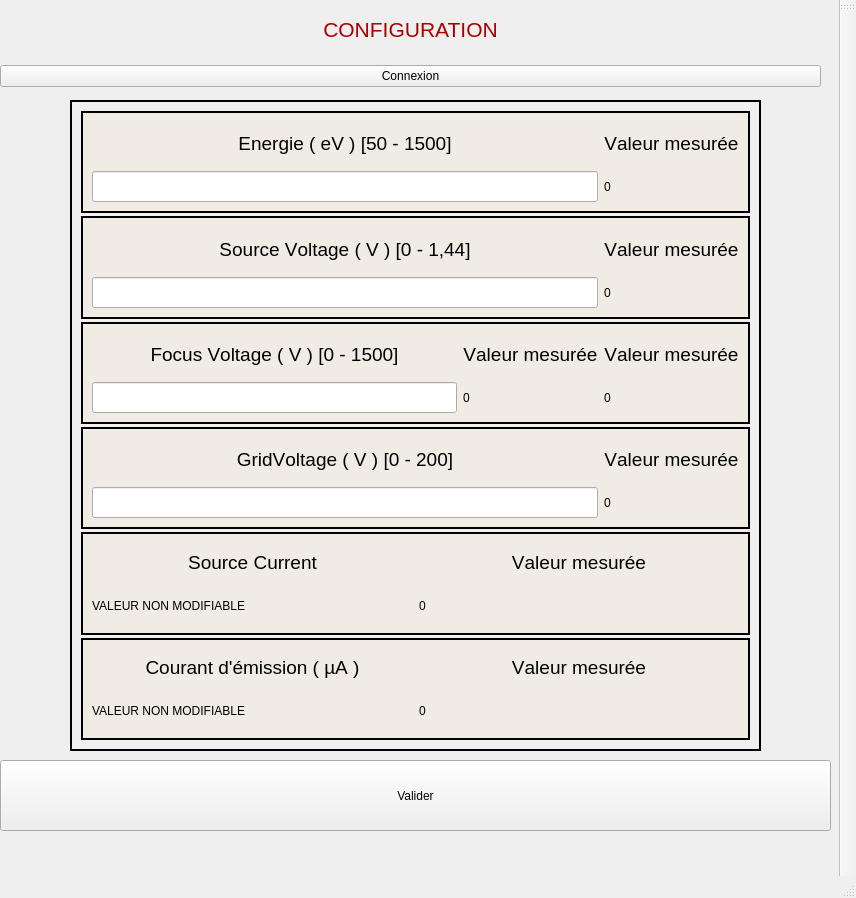
<?xml version="1.0" encoding="UTF-8"?>
<ui version="4.0">
 <class>MainWindow</class>
 <widget class="QMainWindow" name="MainWindow">
  <property name="geometry">
   <rect>
    <x>0</x>
    <y>0</y>
    <width>856</width>
    <height>898</height>
   </rect>
  </property>
  <property name="windowTitle">
   <string>MainWindow</string>
  </property>
  <widget class="QWidget" name="centralwidget">
   <widget class="QWidget" name="verticalLayoutWidget">
    <property name="geometry">
     <rect>
      <x>0</x>
      <y>0</y>
      <width>821</width>
      <height>87</height>
     </rect>
    </property>
    <layout class="QVBoxLayout" name="Header">
     <item>
      <widget class="QLabel" name="label_1">
       <property name="styleSheet">
        <string notr="true">color: rgb(170, 0, 0);
border-color: rgb(0, 0, 255);</string>
       </property>
       <property name="text">
        <string>&lt;html&gt;&lt;head/&gt;&lt;body&gt;&lt;p align=&quot;center&quot;&gt;&lt;span style=&quot; font-size:16pt;&quot;&gt;CONFIGURATION&lt;/span&gt;&lt;/p&gt;&lt;/body&gt;&lt;/html&gt;</string>
       </property>
      </widget>
     </item>
     <item>
      <widget class="QPushButton" name="pushButtonConnexion">
       <property name="styleSheet">
        <string notr="true">font: 15pt &quot;Segoe UI&quot;;</string>
       </property>
       <property name="text">
        <string>Connexion</string>
       </property>
      </widget>
     </item>
    </layout>
   </widget>
   <widget class="QFrame" name="frame1">
    <property name="geometry">
     <rect>
      <x>70</x>
      <y>100</y>
      <width>691</width>
      <height>651</height>
     </rect>
    </property>
    <property name="minimumSize">
     <size>
      <width>16</width>
      <height>196</height>
     </size>
    </property>
    <property name="palette">
     <palette>
      <active/>
      <inactive/>
      <disabled/>
     </palette>
    </property>
    <property name="autoFillBackground">
     <bool>false</bool>
    </property>
    <property name="styleSheet">
     <string notr="true">
border-color: rgb(0, 0, 255);</string>
    </property>
    <property name="frameShape">
     <enum>QFrame::Shape::WinPanel</enum>
    </property>
    <property name="frameShadow">
     <enum>QFrame::Shadow::Plain</enum>
    </property>
    <property name="lineWidth">
     <number>1</number>
    </property>
    <property name="midLineWidth">
     <number>0</number>
    </property>
    <layout class="QVBoxLayout" name="verticalLayout_2">
     <property name="spacing">
      <number>3</number>
     </property>
     <item>
      <widget class="QFrame" name="frameEnergie">
       <property name="palette">
        <palette>
         <active>
          <colorrole role="Base">
           <brush brushstyle="SolidPattern">
            <color alpha="255">
             <red>255</red>
             <green>255</green>
             <blue>255</blue>
            </color>
           </brush>
          </colorrole>
          <colorrole role="Window">
           <brush brushstyle="SolidPattern">
            <color alpha="255">
             <red>240</red>
             <green>236</green>
             <blue>227</blue>
            </color>
           </brush>
          </colorrole>
         </active>
         <inactive>
          <colorrole role="Base">
           <brush brushstyle="SolidPattern">
            <color alpha="255">
             <red>255</red>
             <green>255</green>
             <blue>255</blue>
            </color>
           </brush>
          </colorrole>
          <colorrole role="Window">
           <brush brushstyle="SolidPattern">
            <color alpha="255">
             <red>240</red>
             <green>236</green>
             <blue>227</blue>
            </color>
           </brush>
          </colorrole>
         </inactive>
         <disabled>
          <colorrole role="Base">
           <brush brushstyle="SolidPattern">
            <color alpha="255">
             <red>240</red>
             <green>236</green>
             <blue>227</blue>
            </color>
           </brush>
          </colorrole>
          <colorrole role="Window">
           <brush brushstyle="SolidPattern">
            <color alpha="255">
             <red>240</red>
             <green>236</green>
             <blue>227</blue>
            </color>
           </brush>
          </colorrole>
         </disabled>
        </palette>
       </property>
       <property name="autoFillBackground">
        <bool>true</bool>
       </property>
       <property name="frameShape">
        <enum>QFrame::Shape::WinPanel</enum>
       </property>
       <property name="frameShadow">
        <enum>QFrame::Shadow::Plain</enum>
       </property>
       <property name="lineWidth">
        <number>1</number>
       </property>
       <layout class="QGridLayout" name="_10">
        <property name="spacing">
         <number>6</number>
        </property>
        <item row="0" column="0">
         <widget class="QLabel" name="labelEnergie">
          <property name="font">
           <font>
            <pointsize>14</pointsize>
            <bold>false</bold>
            <strikeout>false</strikeout>
            <kerning>false</kerning>
           </font>
          </property>
          <property name="text">
           <string>Energie ( eV ) [50 - 1500]</string>
          </property>
          <property name="alignment">
           <set>Qt::AlignmentFlag::AlignCenter</set>
          </property>
         </widget>
        </item>
        <item row="1" column="0">
         <widget class="QLineEdit" name="lineEditEnergie">
          <property name="font">
           <font>
            <pointsize>14</pointsize>
            <bold>true</bold>
            <strikeout>false</strikeout>
            <kerning>false</kerning>
           </font>
          </property>
         </widget>
        </item>
        <item row="0" column="1">
         <widget class="QLabel" name="valeurMesurer">
          <property name="font">
           <font>
            <pointsize>14</pointsize>
            <bold>false</bold>
            <strikeout>false</strikeout>
            <kerning>false</kerning>
           </font>
          </property>
          <property name="text">
           <string>Valeur mesurée</string>
          </property>
          <property name="alignment">
           <set>Qt::AlignmentFlag::AlignCenter</set>
          </property>
         </widget>
        </item>
        <item row="1" column="1">
         <widget class="QLabel" name="valeurMesurerEnergie">
          <property name="styleSheet">
           <string notr="true">font: 20pt &quot;Segoe UI&quot;;</string>
          </property>
          <property name="text">
           <string>0</string>
          </property>
         </widget>
        </item>
       </layout>
      </widget>
     </item>
     <item>
      <widget class="QFrame" name="frameSourceVoltage">
       <property name="palette">
        <palette>
         <active>
          <colorrole role="Base">
           <brush brushstyle="SolidPattern">
            <color alpha="255">
             <red>255</red>
             <green>255</green>
             <blue>255</blue>
            </color>
           </brush>
          </colorrole>
          <colorrole role="Window">
           <brush brushstyle="SolidPattern">
            <color alpha="255">
             <red>240</red>
             <green>236</green>
             <blue>227</blue>
            </color>
           </brush>
          </colorrole>
         </active>
         <inactive>
          <colorrole role="Base">
           <brush brushstyle="SolidPattern">
            <color alpha="255">
             <red>255</red>
             <green>255</green>
             <blue>255</blue>
            </color>
           </brush>
          </colorrole>
          <colorrole role="Window">
           <brush brushstyle="SolidPattern">
            <color alpha="255">
             <red>240</red>
             <green>236</green>
             <blue>227</blue>
            </color>
           </brush>
          </colorrole>
         </inactive>
         <disabled>
          <colorrole role="Base">
           <brush brushstyle="SolidPattern">
            <color alpha="255">
             <red>240</red>
             <green>236</green>
             <blue>227</blue>
            </color>
           </brush>
          </colorrole>
          <colorrole role="Window">
           <brush brushstyle="SolidPattern">
            <color alpha="255">
             <red>240</red>
             <green>236</green>
             <blue>227</blue>
            </color>
           </brush>
          </colorrole>
         </disabled>
        </palette>
       </property>
       <property name="autoFillBackground">
        <bool>true</bool>
       </property>
       <property name="frameShape">
        <enum>QFrame::Shape::WinPanel</enum>
       </property>
       <property name="frameShadow">
        <enum>QFrame::Shadow::Plain</enum>
       </property>
       <property name="lineWidth">
        <number>1</number>
       </property>
       <layout class="QGridLayout" name="_7">
        <property name="spacing">
         <number>6</number>
        </property>
        <item row="1" column="1">
         <widget class="QLabel" name="valeurMesurer_4">
          <property name="font">
           <font>
            <pointsize>14</pointsize>
            <bold>false</bold>
            <strikeout>false</strikeout>
            <kerning>false</kerning>
           </font>
          </property>
          <property name="text">
           <string>Valeur mesurée</string>
          </property>
          <property name="alignment">
           <set>Qt::AlignmentFlag::AlignCenter</set>
          </property>
         </widget>
        </item>
        <item row="2" column="0">
         <widget class="QLineEdit" name="lineEditSourceVoltage">
          <property name="font">
           <font>
            <pointsize>14</pointsize>
            <bold>true</bold>
            <strikeout>false</strikeout>
            <kerning>false</kerning>
           </font>
          </property>
         </widget>
        </item>
        <item row="2" column="1">
         <widget class="QLabel" name="valeurMesurerSourceVoltage">
          <property name="styleSheet">
           <string notr="true">font: 20pt &quot;Segoe UI&quot;;</string>
          </property>
          <property name="text">
           <string>0</string>
          </property>
         </widget>
        </item>
        <item row="1" column="0">
         <widget class="QLabel" name="labelSourceVoltage">
          <property name="font">
           <font>
            <pointsize>14</pointsize>
            <bold>false</bold>
            <strikeout>false</strikeout>
            <kerning>false</kerning>
           </font>
          </property>
          <property name="text">
           <string>Source Voltage ( V ) [0 - 1,44]</string>
          </property>
          <property name="alignment">
           <set>Qt::AlignmentFlag::AlignCenter</set>
          </property>
         </widget>
        </item>
       </layout>
      </widget>
     </item>
     <item>
      <widget class="QFrame" name="frameFocus">
       <property name="palette">
        <palette>
         <active>
          <colorrole role="Base">
           <brush brushstyle="SolidPattern">
            <color alpha="255">
             <red>255</red>
             <green>255</green>
             <blue>255</blue>
            </color>
           </brush>
          </colorrole>
          <colorrole role="Window">
           <brush brushstyle="SolidPattern">
            <color alpha="255">
             <red>240</red>
             <green>236</green>
             <blue>227</blue>
            </color>
           </brush>
          </colorrole>
         </active>
         <inactive>
          <colorrole role="Base">
           <brush brushstyle="SolidPattern">
            <color alpha="255">
             <red>255</red>
             <green>255</green>
             <blue>255</blue>
            </color>
           </brush>
          </colorrole>
          <colorrole role="Window">
           <brush brushstyle="SolidPattern">
            <color alpha="255">
             <red>240</red>
             <green>236</green>
             <blue>227</blue>
            </color>
           </brush>
          </colorrole>
         </inactive>
         <disabled>
          <colorrole role="Base">
           <brush brushstyle="SolidPattern">
            <color alpha="255">
             <red>240</red>
             <green>236</green>
             <blue>227</blue>
            </color>
           </brush>
          </colorrole>
          <colorrole role="Window">
           <brush brushstyle="SolidPattern">
            <color alpha="255">
             <red>240</red>
             <green>236</green>
             <blue>227</blue>
            </color>
           </brush>
          </colorrole>
         </disabled>
        </palette>
       </property>
       <property name="autoFillBackground">
        <bool>true</bool>
       </property>
       <property name="frameShape">
        <enum>QFrame::Shape::WinPanel</enum>
       </property>
       <property name="frameShadow">
        <enum>QFrame::Shadow::Plain</enum>
       </property>
       <property name="lineWidth">
        <number>1</number>
       </property>
       <layout class="QGridLayout" name="_9">
        <property name="spacing">
         <number>6</number>
        </property>
        <item row="1" column="0">
         <widget class="QLineEdit" name="lineEditFocus">
          <property name="font">
           <font>
            <pointsize>14</pointsize>
            <bold>true</bold>
            <strikeout>false</strikeout>
            <kerning>false</kerning>
           </font>
          </property>
         </widget>
        </item>
        <item row="0" column="1">
         <widget class="QLabel" name="valeurMesurer_2">
          <property name="font">
           <font>
            <pointsize>14</pointsize>
            <bold>false</bold>
            <strikeout>false</strikeout>
            <kerning>false</kerning>
           </font>
          </property>
          <property name="text">
           <string>Valeur mesurée</string>
          </property>
          <property name="alignment">
           <set>Qt::AlignmentFlag::AlignCenter</set>
          </property>
         </widget>
        </item>
        <item row="1" column="1">
         <widget class="QLabel" name="valeurMesurerFocus">
          <property name="styleSheet">
           <string notr="true">font: 20pt &quot;Segoe UI&quot;;</string>
          </property>
          <property name="text">
           <string>0</string>
          </property>
         </widget>
        </item>
        <item row="0" column="0">
         <widget class="QLabel" name="labelFocus">
          <property name="font">
           <font>
            <pointsize>14</pointsize>
            <bold>false</bold>
            <strikeout>false</strikeout>
            <kerning>false</kerning>
           </font>
          </property>
          <property name="mouseTracking">
           <bool>false</bool>
          </property>
          <property name="text">
           <string>Focus Voltage ( V ) [0 - 1500]</string>
          </property>
          <property name="alignment">
           <set>Qt::AlignmentFlag::AlignCenter</set>
          </property>
         </widget>
        </item>
        <item row="0" column="2">
         <widget class="QLabel" name="valeurMesurer_9">
          <property name="font">
           <font>
            <pointsize>14</pointsize>
            <bold>false</bold>
            <strikeout>false</strikeout>
            <kerning>false</kerning>
           </font>
          </property>
          <property name="text">
           <string>Valeur mesurée</string>
          </property>
          <property name="alignment">
           <set>Qt::AlignmentFlag::AlignCenter</set>
          </property>
         </widget>
        </item>
        <item row="1" column="2">
         <widget class="QLabel" name="valeurMesurerFocusEv">
          <property name="styleSheet">
           <string notr="true">font: 20pt &quot;Segoe UI&quot;;</string>
          </property>
          <property name="text">
           <string>0</string>
          </property>
         </widget>
        </item>
       </layout>
      </widget>
     </item>
     <item>
      <widget class="QFrame" name="frameGridVoltage">
       <property name="palette">
        <palette>
         <active>
          <colorrole role="Base">
           <brush brushstyle="SolidPattern">
            <color alpha="255">
             <red>255</red>
             <green>255</green>
             <blue>255</blue>
            </color>
           </brush>
          </colorrole>
          <colorrole role="Window">
           <brush brushstyle="SolidPattern">
            <color alpha="255">
             <red>240</red>
             <green>236</green>
             <blue>227</blue>
            </color>
           </brush>
          </colorrole>
         </active>
         <inactive>
          <colorrole role="Base">
           <brush brushstyle="SolidPattern">
            <color alpha="255">
             <red>255</red>
             <green>255</green>
             <blue>255</blue>
            </color>
           </brush>
          </colorrole>
          <colorrole role="Window">
           <brush brushstyle="SolidPattern">
            <color alpha="255">
             <red>240</red>
             <green>236</green>
             <blue>227</blue>
            </color>
           </brush>
          </colorrole>
         </inactive>
         <disabled>
          <colorrole role="Base">
           <brush brushstyle="SolidPattern">
            <color alpha="255">
             <red>240</red>
             <green>236</green>
             <blue>227</blue>
            </color>
           </brush>
          </colorrole>
          <colorrole role="Window">
           <brush brushstyle="SolidPattern">
            <color alpha="255">
             <red>240</red>
             <green>236</green>
             <blue>227</blue>
            </color>
           </brush>
          </colorrole>
         </disabled>
        </palette>
       </property>
       <property name="autoFillBackground">
        <bool>true</bool>
       </property>
       <property name="frameShape">
        <enum>QFrame::Shape::WinPanel</enum>
       </property>
       <property name="frameShadow">
        <enum>QFrame::Shadow::Plain</enum>
       </property>
       <property name="lineWidth">
        <number>1</number>
       </property>
       <layout class="QGridLayout" name="_11">
        <property name="spacing">
         <number>6</number>
        </property>
        <item row="2" column="1">
         <widget class="QLabel" name="valeurMesurerGridVoltage">
          <property name="styleSheet">
           <string notr="true">font: 20pt &quot;Segoe UI&quot;;</string>
          </property>
          <property name="text">
           <string>0</string>
          </property>
         </widget>
        </item>
        <item row="0" column="1">
         <widget class="QLabel" name="valeurMesurer_5">
          <property name="font">
           <font>
            <pointsize>14</pointsize>
            <bold>false</bold>
            <strikeout>false</strikeout>
            <kerning>false</kerning>
           </font>
          </property>
          <property name="text">
           <string>Valeur mesurée</string>
          </property>
          <property name="alignment">
           <set>Qt::AlignmentFlag::AlignCenter</set>
          </property>
         </widget>
        </item>
        <item row="2" column="0">
         <widget class="QLineEdit" name="lineEditGridVoltage">
          <property name="font">
           <font>
            <pointsize>14</pointsize>
            <bold>true</bold>
            <strikeout>false</strikeout>
            <kerning>false</kerning>
           </font>
          </property>
         </widget>
        </item>
        <item row="0" column="0">
         <widget class="QLabel" name="labelGridVoltage">
          <property name="font">
           <font>
            <pointsize>14</pointsize>
            <bold>false</bold>
            <strikeout>false</strikeout>
            <kerning>false</kerning>
           </font>
          </property>
          <property name="text">
           <string>GridVoltage ( V ) [0 - 200]</string>
          </property>
          <property name="alignment">
           <set>Qt::AlignmentFlag::AlignCenter</set>
          </property>
         </widget>
        </item>
       </layout>
      </widget>
     </item>
     <item>
      <widget class="QFrame" name="frameSourceCurrent">
       <property name="palette">
        <palette>
         <active>
          <colorrole role="Base">
           <brush brushstyle="SolidPattern">
            <color alpha="255">
             <red>255</red>
             <green>255</green>
             <blue>255</blue>
            </color>
           </brush>
          </colorrole>
          <colorrole role="Window">
           <brush brushstyle="SolidPattern">
            <color alpha="255">
             <red>240</red>
             <green>236</green>
             <blue>227</blue>
            </color>
           </brush>
          </colorrole>
         </active>
         <inactive>
          <colorrole role="Base">
           <brush brushstyle="SolidPattern">
            <color alpha="255">
             <red>255</red>
             <green>255</green>
             <blue>255</blue>
            </color>
           </brush>
          </colorrole>
          <colorrole role="Window">
           <brush brushstyle="SolidPattern">
            <color alpha="255">
             <red>240</red>
             <green>236</green>
             <blue>227</blue>
            </color>
           </brush>
          </colorrole>
         </inactive>
         <disabled>
          <colorrole role="Base">
           <brush brushstyle="SolidPattern">
            <color alpha="255">
             <red>240</red>
             <green>236</green>
             <blue>227</blue>
            </color>
           </brush>
          </colorrole>
          <colorrole role="Window">
           <brush brushstyle="SolidPattern">
            <color alpha="255">
             <red>240</red>
             <green>236</green>
             <blue>227</blue>
            </color>
           </brush>
          </colorrole>
         </disabled>
        </palette>
       </property>
       <property name="autoFillBackground">
        <bool>true</bool>
       </property>
       <property name="frameShape">
        <enum>QFrame::Shape::WinPanel</enum>
       </property>
       <property name="frameShadow">
        <enum>QFrame::Shadow::Plain</enum>
       </property>
       <property name="lineWidth">
        <number>1</number>
       </property>
       <layout class="QGridLayout" name="_12">
        <property name="spacing">
         <number>6</number>
        </property>
        <item row="0" column="1">
         <widget class="QLabel" name="valeurMesurer_6">
          <property name="font">
           <font>
            <pointsize>14</pointsize>
            <bold>false</bold>
            <strikeout>false</strikeout>
            <kerning>false</kerning>
           </font>
          </property>
          <property name="text">
           <string>Valeur mesurée</string>
          </property>
          <property name="alignment">
           <set>Qt::AlignmentFlag::AlignCenter</set>
          </property>
         </widget>
        </item>
        <item row="2" column="1">
         <widget class="QLabel" name="valeurMesurerSourceCurrent">
          <property name="styleSheet">
           <string notr="true">font: 20pt &quot;Segoe UI&quot;;</string>
          </property>
          <property name="text">
           <string>0</string>
          </property>
         </widget>
        </item>
        <item row="2" column="0">
         <widget class="QLabel" name="valeurNonModifiableSourceCurrent">
          <property name="styleSheet">
           <string notr="true">font: 12pt &quot;Segoe UI&quot;;</string>
          </property>
          <property name="text">
           <string>VALEUR NON MODIFIABLE</string>
          </property>
         </widget>
        </item>
        <item row="0" column="0">
         <widget class="QLabel" name="labelSourceCurrent">
          <property name="font">
           <font>
            <pointsize>14</pointsize>
            <bold>false</bold>
            <strikeout>false</strikeout>
            <kerning>false</kerning>
           </font>
          </property>
          <property name="text">
           <string>Source Current</string>
          </property>
          <property name="alignment">
           <set>Qt::AlignmentFlag::AlignCenter</set>
          </property>
         </widget>
        </item>
       </layout>
      </widget>
     </item>
     <item>
      <widget class="QFrame" name="frameCourantEmission">
       <property name="palette">
        <palette>
         <active>
          <colorrole role="Base">
           <brush brushstyle="SolidPattern">
            <color alpha="255">
             <red>255</red>
             <green>255</green>
             <blue>255</blue>
            </color>
           </brush>
          </colorrole>
          <colorrole role="Window">
           <brush brushstyle="SolidPattern">
            <color alpha="255">
             <red>240</red>
             <green>236</green>
             <blue>227</blue>
            </color>
           </brush>
          </colorrole>
         </active>
         <inactive>
          <colorrole role="Base">
           <brush brushstyle="SolidPattern">
            <color alpha="255">
             <red>255</red>
             <green>255</green>
             <blue>255</blue>
            </color>
           </brush>
          </colorrole>
          <colorrole role="Window">
           <brush brushstyle="SolidPattern">
            <color alpha="255">
             <red>240</red>
             <green>236</green>
             <blue>227</blue>
            </color>
           </brush>
          </colorrole>
         </inactive>
         <disabled>
          <colorrole role="Base">
           <brush brushstyle="SolidPattern">
            <color alpha="255">
             <red>240</red>
             <green>236</green>
             <blue>227</blue>
            </color>
           </brush>
          </colorrole>
          <colorrole role="Window">
           <brush brushstyle="SolidPattern">
            <color alpha="255">
             <red>240</red>
             <green>236</green>
             <blue>227</blue>
            </color>
           </brush>
          </colorrole>
         </disabled>
        </palette>
       </property>
       <property name="autoFillBackground">
        <bool>true</bool>
       </property>
       <property name="frameShape">
        <enum>QFrame::Shape::WinPanel</enum>
       </property>
       <property name="frameShadow">
        <enum>QFrame::Shadow::Plain</enum>
       </property>
       <property name="lineWidth">
        <number>1</number>
       </property>
       <layout class="QGridLayout" name="_8">
        <property name="spacing">
         <number>6</number>
        </property>
        <item row="0" column="0">
         <widget class="QLabel" name="labelCourantEmission">
          <property name="font">
           <font>
            <pointsize>14</pointsize>
            <bold>false</bold>
            <strikeout>false</strikeout>
            <kerning>false</kerning>
           </font>
          </property>
          <property name="text">
           <string>Courant d'émission ( µA )</string>
          </property>
          <property name="alignment">
           <set>Qt::AlignmentFlag::AlignCenter</set>
          </property>
         </widget>
        </item>
        <item row="1" column="1">
         <widget class="QLabel" name="valeurMesurerCourantEmission">
          <property name="styleSheet">
           <string notr="true">font: 20pt &quot;Segoe UI&quot;;</string>
          </property>
          <property name="text">
           <string>0</string>
          </property>
         </widget>
        </item>
        <item row="0" column="1">
         <widget class="QLabel" name="valeurMesurer_3">
          <property name="font">
           <font>
            <pointsize>14</pointsize>
            <bold>false</bold>
            <strikeout>false</strikeout>
            <kerning>false</kerning>
           </font>
          </property>
          <property name="text">
           <string>Valeur mesurée</string>
          </property>
          <property name="alignment">
           <set>Qt::AlignmentFlag::AlignCenter</set>
          </property>
         </widget>
        </item>
        <item row="1" column="0">
         <widget class="QLabel" name="valeurNonModifiableSourceCourantEmission">
          <property name="styleSheet">
           <string notr="true">font: 12pt &quot;Segoe UI&quot;;</string>
          </property>
          <property name="text">
           <string>VALEUR NON MODIFIABLE</string>
          </property>
         </widget>
        </item>
       </layout>
      </widget>
     </item>
    </layout>
   </widget>
   <widget class="QPushButton" name="ValidatePushButton">
    <property name="geometry">
     <rect>
      <x>0</x>
      <y>760</y>
      <width>831</width>
      <height>71</height>
     </rect>
    </property>
    <property name="styleSheet">
     <string notr="true">font: 15pt &quot;Segoe UI&quot;;</string>
    </property>
    <property name="text">
     <string>Valider</string>
    </property>
   </widget>
  </widget>
  <widget class="QMenuBar" name="menubar">
   <property name="geometry">
    <rect>
     <x>0</x>
     <y>0</y>
     <width>856</width>
     <height>26</height>
    </rect>
   </property>
  </widget>
  <widget class="QToolBar" name="toolBar">
   <property name="windowTitle">
    <string>toolBar</string>
   </property>
   <attribute name="toolBarArea">
    <enum>RightToolBarArea</enum>
   </attribute>
   <attribute name="toolBarBreak">
    <bool>false</bool>
   </attribute>
  </widget>
  <widget class="QStatusBar" name="statusbar"/>
 </widget>
 <resources/>
 <connections/>
</ui>
